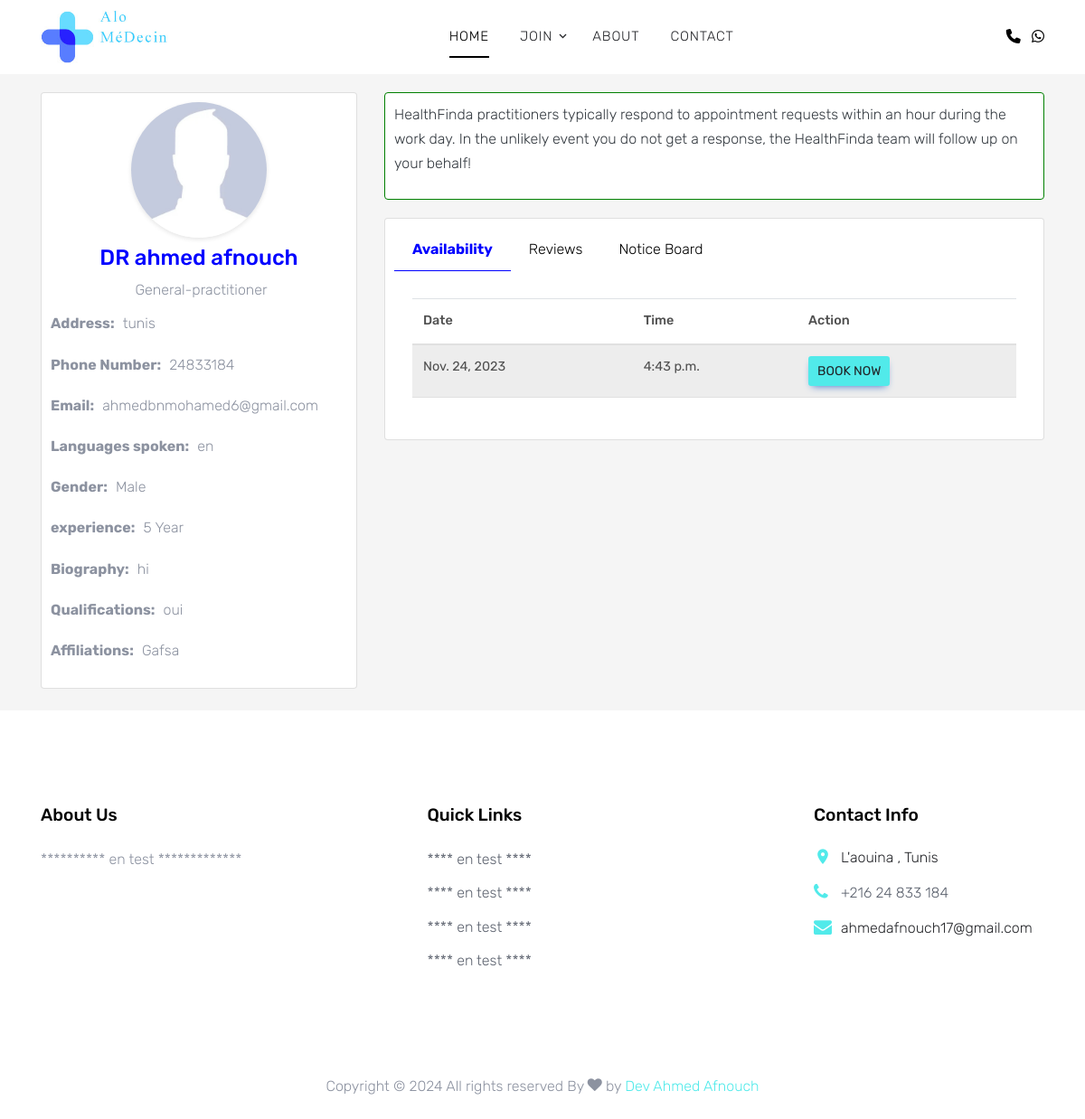
/doctor/ahmed afnouch/, run on the app's committed database.
### Registration/models.py (models this page shows, shortened)
class doctorProfile(models.Model):
    GENDER_CHOICES = [
        ('M', 'Male'),
        ('F', 'Female'),
        ('O', 'Other'),
    ]
    SPECIALIZATION_CHOICES = [
        ('p_general-practitioner', 'General Practitioner'),
        ('p_dentist', 'Dentist'),
        ('p_therapeutic-reflexologist', 'Therapeutic Reflexologist'),
        ('p_acoustician-hearing-aid', 'Acoustician (Hearing Aid)'),
        ('p_aesthetic-practitioner', 'Aesthetic Practitioner'),
        ('p_aesthetic-and-wellness', 'Aesthetic and Wellness'),
        ('p_allergy-specialist', 'Allergy Specialist'),
        ('p_anaesthesiologist', 'Anaesthesiologist'),
        ('p_anaesthetist', 'Anaesthetist'),
        ('p_audiologist', 'Audiologist'),
        ('p_baby-clinic', 'Baby Clinic'),
        ('p_biokineticist', 'Biokineticist'),
        ('p_cardiologist', 'Cardiologist'),
        ('p_chiropractor', 'Chiropractor'),
        ('p_clinic', 'Clinic'),
        ('p_clinical-haematologist', 'Clinical Haematologist'),
        ('p_clinical-neurophysiologist', 'Clinical Neurophysiologist'),
        ('p_clinical-nurse', 'Clinical Nurse'),
        ('p_clinical-pathologist', 'Clinical Pathologist'),
        ('p_clinical-practitioner', 'Clinical Practitioner'),
        ('p_clinical-psychologist', 'Clinical Psychologist'),
        ('p_clinical-services', 'Clinical Services'),
        ('p_clinical-social-worker', 'Clinical Social Worker'),
        ('p_clinical-technologist', 'Clinical Technologist'),
        ('p_clinical-technologist-pulmonology', 'Clinical Technologist - Pulmonology'),
        ('p_colon-hydrotherapist', 'Colon Hydrotherapist'),
        ('p_counselling-psychologist', 'Counselling Psychologist'),
        ('p_counsellor', 'Counsellor'),
        ('p_dental-surgeon', 'Dental Surgeon'),
        ('p_dental-therapist', 'Dental Therapist'),
        ('p_dentistry', 'Dentistry'),
        ('p_dermatologist', 'Dermatologist'),
        ('p_dietician', 'Dietician'),
        ('p_dietician-nutritionist', 'Dietician / Nutritionist'),
        ('p_doctor', 'Doctor'),
        ('p_ear-nose-throat-specialist', 'Ear, Nose & Throat Specialist'),
        ('p_educational-psychologist', 'Educational Psychologist'),
        ('p_endocrinologist', 'Endocrinologist'),
        ('p_family-physician', 'Family Physician'),
        ('p_family-practice', 'Family Practice'),
        ('p_forensic-psychologist', 'Forensic Psychologist'),
        ('p_functional-medicine-practitioner', 'Functional Medicine Practitioner'),
        ('p_gp', 'GP'),
        ('p_gastroenterologist', 'Gastroenterologist'),
        ('p_general-practice', 'General Practice'),
        ('p_general-surgeon', 'General Surgeon'),
        ('p_genetic-counsellor', 'Genetic Counsellor'),
        ('p_group-practice-multi-disciplinary', 'Group Practice: Multi Disciplinary'),
        ('p_gynaecologist', 'Gynaecologist'),
        ('p_hiv-clinician', 'HIV Clinician'),
        ('p_haematology', 'Haematology'),
        ('p_head-and-neck-surgeon', 'Head and Neck Surgeon'),
        ('p_health-and-wellness-coach', 'Health and Wellness Coach'),
        ('p_hearing-aid-acoustician', 'Hearing Aid Acoustician'),
        ('p_homeopath', 'Homeopath'),
        ('p_integrative-general-practitioner', 'Integrative General Practitioner'),
        ('p_integrative-medicine-practitioner', 'Integrative Medicine Practitioner'),
        ('p_interventional-radiologist', 'Interventional Radiologist'),
        ('p_lab-diagnostics', 'Lab Diagnostics'),
        ('p_life-coach', 'Life Coach'),
        ('p_live-blood-analysis-practitioner', 'Live Blood Analysis Practitioner'),
        ('p_live-blood-analyst', 'Live Blood Analyst'),
        ('p_marriage-counsellor', 'Marriage Counsellor'),
        ('p_maxillo-facial-and-oral-surgery', 'Maxillo Facial And Oral Surgery'),
        ('p_maxillofacial-surgeon', 'Maxillofacial Surgeon'),
        ('p_medical-oncologist', 'Medical Oncologist'),
        ('p_medical-technologist', 'Medical Technologist'),
        ('p_midwife', 'Midwife'),
        ('p_nephrologist', 'Nephrologist'),
        ('p_neurologist', 'Neurologist'),
        ('p_neuropsychologist', 'Neuropsychologist'),
        ('p_neurosurgeon', 'Neurosurgeon'),
        ('p_nurse', 'Nurse'),
        ('p_obstetrician', 'Obstetrician'),
        ('p_obstetrics-and-gynaecologist', 'Obstetrics And Gynaecologist'),
        ('p_occupational-health-nurse-practitioner', 'Occupational Health Nurse Practitioner'),
        ('p_occupational-health-physician', 'Occupational Health Physician'),
        ('p_occupational-practitioner', 'Occupational Practitioner'),
        ('p_occupational-therapist', 'Occupational Therapist'),
        ('p_oncologist', 'Oncologist'),
        ('p_ophthalmologist', 'Ophthalmologist'),
        ('p_optometrist', 'Optometrist'),
        ('p_oral-hygienist', 'Oral Hygienist'),
        ('p_orthodontist', 'Orthodontist'),
        ('p_orthopaedic-surgeon', 'Orthopaedic Surgeon'),
        ('p_orthotist-prosthetist', 'Orthotist & Prosthetist'),
        ('p_otolaryngologist', 'Otolaryngologist'),
        ('p_paediatric-dermatologist', 'Paediatric Dermatologist'),
        ('p_paediatric-general-practitioner', 'Paediatric General Practitioner'),
        ('p_paediatric-surgeon', 'Paediatric Surgeon'),
        ('p_paediatrician', 'Paediatrician'),
        ('p_periodontist', 'Periodontist'),
        ('p_physician', 'Physician'),
        ('p_physiotherapist', 'Physiotherapist'),
        ('p_plastic-surgeon', 'Plastic Surgeon'),
        ('p_podiatrist', 'Podiatrist'),
        ('p_primary-care-physician', 'Primary Care Physician'),
        ('p_primary-healthcare-clinic', 'Primary Healthcare Clinic'),
        ('p_primary-healthcare-nurse', 'Primary Healthcare Nurse'),
        ('p_prosthodontist', 'Prosthodontist'),
        ('p_psychiatrist', 'Psychiatrist'),
        ('p_psychologist', 'Psychologist'),
    ]
    user = models.OneToOneField(User, on_delete=models.CASCADE, primary_key=True)
    name = models.CharField(max_length=100, default="")
    gender = models.CharField(max_length=1, choices=GENDER_CHOICES, default="")
    specialization = models.CharField(max_length=50, choices=SPECIALIZATION_CHOICES, default="")
    qualifications = models.CharField(max_length=200, default="")
    experience = models.PositiveIntegerField(default=0)
    contact_number = models.CharField(max_length=15, default="")
    email = models.EmailField(default="")
    address = models.CharField(max_length=100, default="")
    biography = models.TextField(default="")
    languages_spoken = models.CharField(max_length=100, default="")
    hospital_affiliations = models.CharField(max_length=200, default="")
    profile_pic = models.ImageField(upload_to='doctor_profile_pics/', default="default.jpg")
    latitude = models.CharField(max_length=100,default="0000")
    longitude = models.CharField(max_length=100,default="0000")
    @property
    def get_formatted_specialization_display(self):
        return self.specialization[2:].capitalize() if self.specialization.startswith('p_') else self.specialization

### healthfinda/models.py (models this page shows, shortened)
class Availability(models.Model):
    doctor = models.ForeignKey(doctorProfile, on_delete=models.CASCADE)
    available_date = models.DateField()
    available_time = models.TimeField()
    is_available = models.BooleanField(default=True)

### healthfinda/views.py (the view)
# urls.py: path("doctor/<str:name>/",getdoctor,name="doctor"),
def getdoctor(request,name):
    profile = doctorProfile.objects.get(name=name)
    availabilities = Availability.objects.filter(doctor=profile,is_available=True)
    notices = Notice.objects.filter(doctor=profile)
    reviews = Review.objects.filter(doctor=profile)
    context = {
        "availabilities" : availabilities,
        'profile': profile,
        "notices" : notices,
        "reviews" : reviews
    }
    return render(request,"pages/doctorappointment.html",context)

### templates/pages/doctorappointment.html (shortened to what this page needs)
{% extends "basic.html" %}
{% block content %}
</head>
<body>
    <div class="pg mb-2">
    <div class="container">
        <div class="row">
            <div class="col-md-4">
                <div class="info card mb-4 shadow-0">
                    <img src="{{ profile.profile_pic.url }}" alt="Profile Picture" class="profile-pic">
                    <div class="info-item mt-2 text-center">
                        <h4 style="color:blue;">DR {{ profile.name }}</h4>
                        <span>{{ profile.get_formatted_specialization_display }}</span>
                    </div>
                    <div class="info-item">
                        <label>Address:</label>
                        <span>{{ profile.address }}</span>
                    </div>
                    <div class="info-item">
                        <label>Phone Number:</label>
                        <span>{{ profile.contact_number }}</span>
                    </div>
                    <div class="info-item">
                        <label>Email:</label>
                        <span>{{ profile.email }}</span>
                    </div>
                    <div class="info-item">
                        <label>Languages spoken:</label>
                        <span>{{ profile.languages_spoken }}</span>
                    </div>
                    <div class="info-item">
                        <label>Gender:</label>
                        <span>{{ profile.get_gender_display }}</span>
                    </div>
                    <div class="info-item">
                        <label>experience:</label>
                        <span>{{ profile.experience }} Year</span>
                    </div>
                    <div class="info-item">
                        <label>Biography:</label>
                        <span>{{ profile.biography }}</span>
                    </div>
                    <div class="info-item">
                        <label>Qualifications:</label>
                        <span>{{ profile.qualifications }}</span>
                    </div>
                    <div class="info-item">
                        <label>Affiliations:</label>
                        <span>{{ profile.hospital_affiliations }}</span>
                    </div>
                </div>
            </div>
            <div class="col-md-8">
                <div class="card info shadow-0" style="border:1px solid green;">
                <p class="text-dark"> HealthFinda practitioners typically respond to appointment requests within an hour during the work day. In the unlikely event you do not get a response, the HealthFinda team will follow up on your behalf!</p>
                </div>
                <div class="info card shadow-0">
                    <div class="tabs">
                        <div class="tab active" onclick="showContent(1)">Availability</div>
                        <div class="tab" onclick="showContent(2)">Reviews</div>
                        <div class="tab" onclick="showContent(3)">Notice Board</div>
                      </div>
                      <div class="content active" id="content1">
                        <div class="table-responsive">
                        <table class="table table-striped">
                            <thead>
                              <tr>
                                <th>Date</th>
                                <th>Time</th>
                                <th>Action</th>
                              </tr>
                            </thead>
                            <tbody>
                              {% for availability in availabilities %}
                              <tr>
                                <td>{{ availability.available_date }}</td>
                                <td>{{ availability.available_time }}</td>
                                <td>
                                  <a href="/makeappointment/{{availability.id}}/" class="btn btn-sm btn-primary">Book Now</a>
                                </td>
                              </tr>
                              {% endfor %}
                            </tbody>
                          </table>
                        </div>
                        </div>
                </div>
            </div>
        </div>
    </div>
</div>
{% endblock content %}

### static/css/style.css (style rules this page uses)
body { line-height: 1.7; color: #8c92a0; font-weight: 300; font-size: 16px; }
a { -webkit-transition: .3s all ease; -o-transition: .3s all ease; transition: .3s all ease; }
.btn { -webkit-transition: .3s all ease-in-out; -o-transition: .3s all ease-in-out; transition: .3s all ease-in-out; text-transform: uppercase; border-width: 2px; }

### templates/pages/doctorappointment.html (style rules this page uses)
.pg { background-color: #f5f5f5; }
.profile-pic { display: block; width: 150px; height: 150px; margin: 0 auto; border-radius: 50%; object-fit: cover; object-position: center; box-shadow: 0 2px 5px rgba(0, 0, 0, 0.1); }
.info { margin-top: 20px; text-align: left; padding:10px; }
.info-item { margin-bottom: 10px; }
.info-item label { font-weight: bold; }
.info-item span { margin-left: 5px; }
.tabs { display: flex; }
.tab { padding: 10px 20px; cursor: pointer; color:black; }
.tab.active { color:blue; font-weight: bold; border-bottom: 1px solid blue; }
.content { display: none; margin-top: 10px; padding: 20px; }
.content.active { display: block; }

### data on the page
doctorProfile: profile_pic (picture), name "ahmed afnouch", formatted_specialization "General-practitioner", address "tunis", contact_number "24833184", email "ahmedbnmohamed6@gmail.com", languages_spoken "en", gender "Male", experience "5", biography "hi", qualifications "oui", hospital_affiliations "Gafsa"
Availability: available_date "Nov. 24, 2023", available_time "4:43 p.m."
